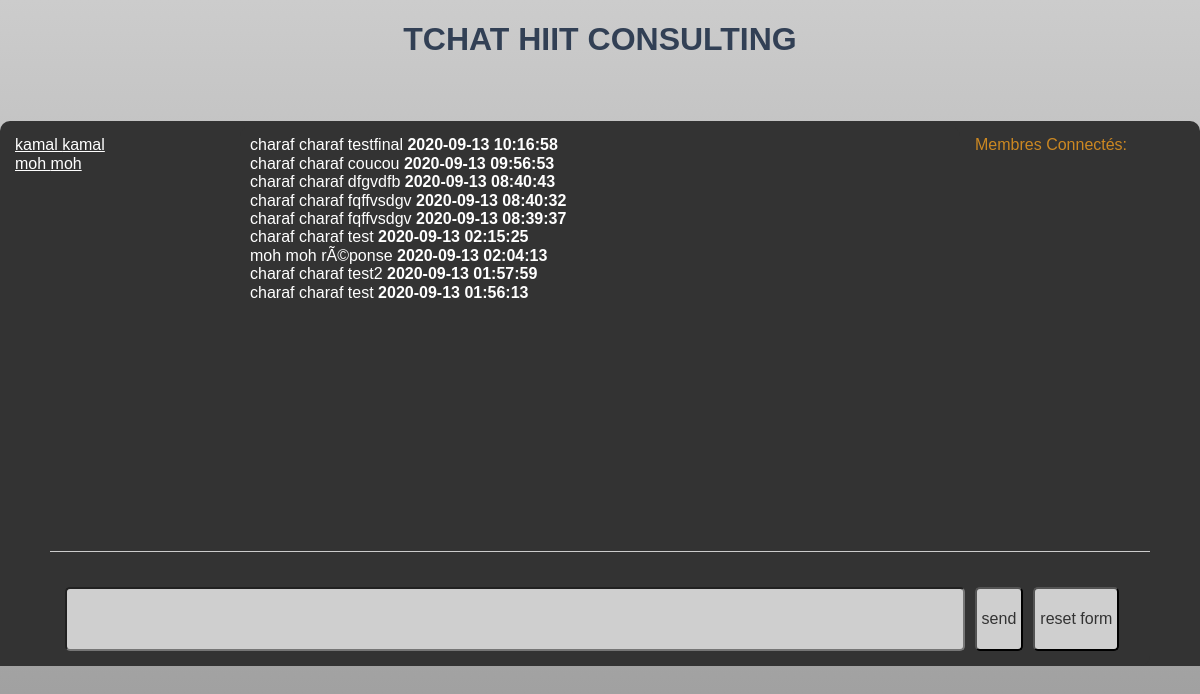
Page /tchat.php (signed in) on the committed database.
### tables this page shows
CREATE TABLE `users` (
  `idUser` int(11) NOT NULL AUTO_INCREMENT,
  `userName` varchar(20) DEFAULT NULL,
  `password` varchar(255) DEFAULT NULL,
  `firstName` varchar(20) DEFAULT NULL,
  `lastName` varchar(20) DEFAULT NULL,
  `lastTime` datetime NOT NULL,
  PRIMARY KEY (`idUser`)
);

CREATE TABLE `tchat` (
  `idTchat` int(11) NOT NULL AUTO_INCREMENT,
  `idUser` int(11) DEFAULT NULL,
  `texte` varchar(255) DEFAULT NULL,
  `dateTchat` datetime NOT NULL,
  PRIMARY KEY (`idTchat`)
);

### script/functions.php (called while the page is built, shortened)
<?php
function db_connect() {
	try {
		$pdo_options[PDO::ATTR_ERRMODE] = PDO::ERRMODE_EXCEPTION;
		$host = 	'localhost';
		$dbname = 	'tchathiitconsulting';
		$user = 	'root';
		$password = 	'';
		$db = new PDO('mysql:host='.$host.';dbname='.$dbname.'', $user, $password, $pdo_options);
		return $db;
	} catch (Exception $e) {
		die('Erreur de connexion : ' . $e->getMessage());
	}
}
function messagerie($db, $ids){
	$req=$db->prepare('SELECT distinct firstName, lastName ,idUser FROM message, users
WHERE (message.idSender=users.idUser OR message.idRecipient=users.idUser) AND users.idUser!=:ids');
	$req->bindparam(":ids",$ids);
	$req->execute();
	$data = $req->fetchAll();
	return $data;
}
 function get_message() {
      $db = db_connect();
        $reponse = $db->query('SELECT firstName, lastName, texte ,dateTchat FROM tchat , users WHERE tchat.idUser=users.idUser  ORDER BY idTchat DESC LIMIT 0, 50');
		$reponse->execute();
		$data=$reponse->fetchAll();
		return $data;
    }
?>

### tchat.php (the view, shortened to what this page needs)
<?php
require_once('script/functions.php');
$db = db_connect();
?>
<!DOCTYPE html>
<html>
<head>
<link href="style/reset.css" rel="stylesheet">
<link href="style/style.css" rel="stylesheet">
</head>
    <body>
    <header>
    <h1>Tchat HIIT Consulting</h1>
    </header>
        <main id="mainview">
            <div id="worldUser">
			<div id="worldmessage">
			<?php
			$data= messagerie($db, $_SESSION['id']);
			foreach($data as $row){
				echo'<a href="ancmessage.php?idr='.$row['idUser'].'">'.$row['firstName'].' '.$row['lastName'].'<br /></a>';
			}
			?>
			</div>
            <div id="wordviewer">
        <?php
		$data = get_message();
		foreach ($data as $nb_data){ ?>
		<?php echo $nb_data['firstName']." ".$nb_data['lastName']." ".$nb_data['texte']."<strong> ". $nb_data['dateTchat']."</strong><br/>";
		}?>
            </div>
            <div id="onlineUser">
        Membres Connectés:
		<br />
            </div>
        </div>
            </main>
        <div id="msgConsole">
        <div id="emoji">
		</div>
            <div id="console">
                <form action="inc/writeData.php" method="post" id="frmwrite" name="frmwrite">
                <input type="textarea" rows="5" cols="50" minlength="1" maxlength="300" id="zonetxt" name="zonetxt" class="frminput" value=""></textarea>
                <input type="submit" name="sendit" id="sendit" value="send" onclick="verif(frmwrite);">
                <input type="reset" name="resetit" id="resetit" value="reset form">
                </form>
                </div>
        </div>
			</body>
</html>

### style/style.css (style rules this page uses)
body { height:100vh; font-family: Arial, Helvetica, sans-serif; background: linear-gradient( #ccc, #999); color:#fff; }
a { color:#fff; }
header { text-align: center; color:#324055; text-transform: uppercase; font-weight: 700; font-size: 1em; height:100px; width:100%; margin:auto; }
input { padding:5px; background-color: #cfcfcf; color:#333; border:1px solid:ccc;; border-radius: 5px; margin:5px; }
#mainview { width:100% display:flex; justify-content:stretch; background-color: #333; border-radius: 10px 10px 0 0; }
#worldUser { display:flex; margin:auto; }
#worldmessage { background-color: #e2e9e1; width:30%; color:#c82; height:400px; background-color: #333; margin:5px; overflow:auto; padding:10px; }
#wordviewer { border-radius: 10px 10px 0 0; margin:auto; width:100%; height:400px; background-color: #333; color:#fff; overflow:auto; vertical-align: bottom; padding:10px; }
#onlineUser { background-color: #e2e9e1; width:30%; color:#c82; height:50px; background-color: #333; margin:5px; overflow:auto; padding:10px; }
#msgConsole { margin:auto; width:100%; background-color: #333; }
#emoji { display:flex; justify-content: space-around; flex-wrap: wrap; align-items: stretch; margin: auto; width: 90%; color:#ccc; border-top:1px solid #ccc; padding: 10px; background-color:#333; height:50%; overflow:auto; }
#console { justify-content: stretch; margin:auto; padding:10px; width:90%; background-color: #333; border-radius: 0 0 10px 0; height:100%; }
#frmwrite { display:flex; align-items: stretch; justify-content: stretch; flex-wrap: wrap; }
#zonetxt { margin-left:5px; height:50px; color:#555; width:82%; }

### rows in the picture
users: firstName "kamal", lastName "kamal"
users: firstName "moh", lastName "moh"
tchat: idUser.firstName "charaf", idUser.lastName "charaf", texte "testfinal", dateTchat "2020-09-13 10:16:58"
tchat: idUser.firstName "charaf", idUser.lastName "charaf", texte "coucou", dateTchat "2020-09-13 09:56:53"
tchat: idUser.firstName "charaf", idUser.lastName "charaf", texte "dfgvdfb", dateTchat "2020-09-13 08:40:43"
tchat: idUser.firstName "charaf", idUser.lastName "charaf", texte "fqffvsdgv", dateTchat "2020-09-13 08:40:32"
tchat: idUser.firstName "charaf", idUser.lastName "charaf", texte "fqffvsdgv", dateTchat "2020-09-13 08:39:37"
tchat: idUser.firstName "charaf", idUser.lastName "charaf", texte "test", dateTchat "2020-09-13 02:15:25"
tchat: idUser.firstName "moh", idUser.lastName "moh", texte "rÃ©ponse", dateTchat "2020-09-13 02:04:13"
tchat: idUser.firstName "charaf", idUser.lastName "charaf", texte "test2", dateTchat "2020-09-13 01:57:59"
tchat: idUser.firstName "charaf", idUser.lastName "charaf", texte "test", dateTchat "2020-09-13 01:56:13"
